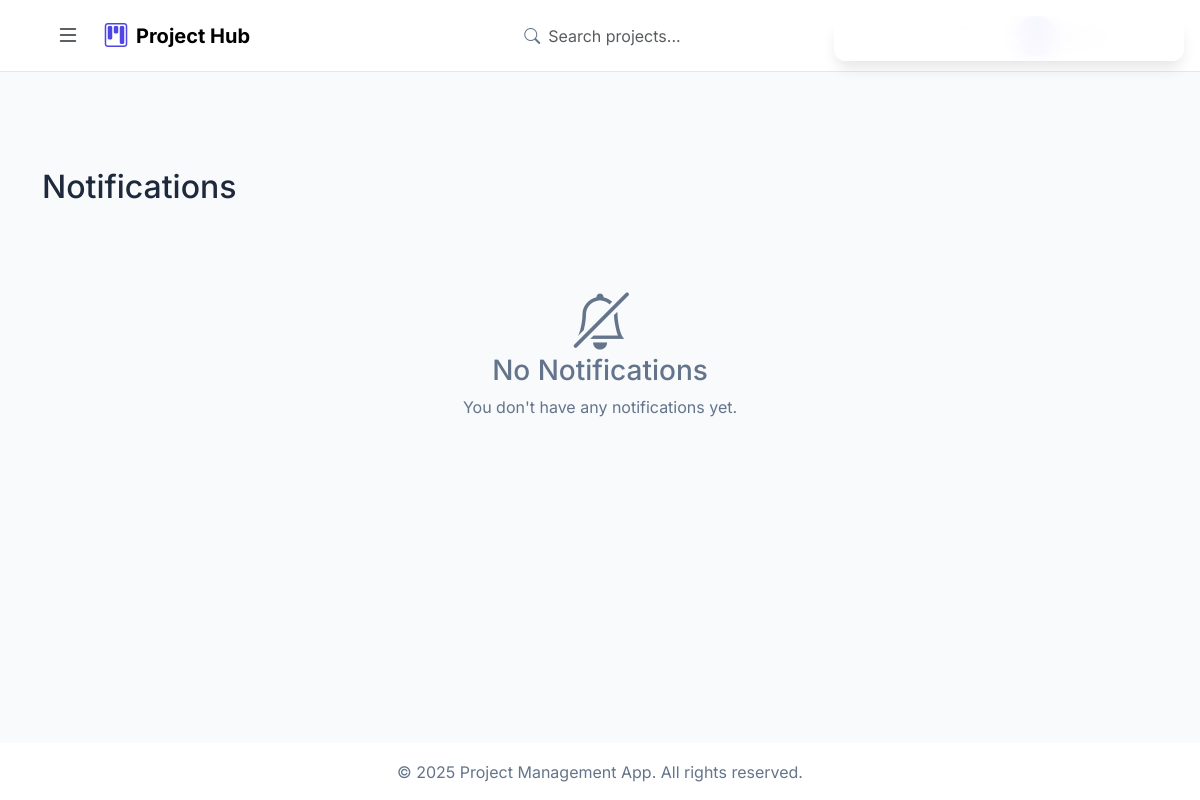
Page /notifications/ (signed in) on the earlier database version.
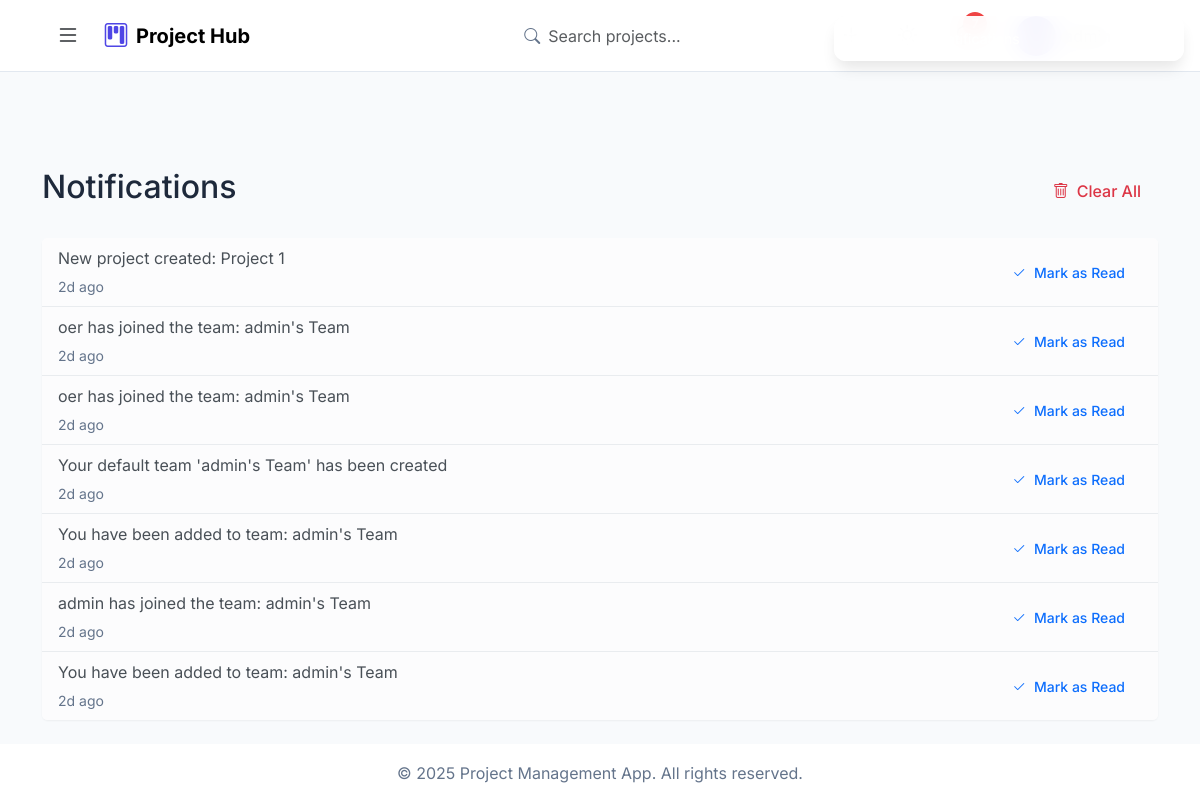
Same page on the later database version.
### projects/models.py (models this page shows, shortened)
class Notification(models.Model):
    NOTIFICATION_TYPES = [
        ('info', 'Information'),
        ('success', 'Success'),
        ('warning', 'Warning'),
        ('error', 'Error')
    ]
    ACTION_TYPES = [
        ('task_assigned', 'Task Assigned'),
        ('task_status_changed', 'Task Status Changed'),
        ('task_completed', 'Task Completed'),
        ('project_created', 'Project Created'),
        ('project_updated', 'Project Updated'),
        ('project_completed', 'Project Completed'),
        ('team_joined', 'Team Joined'),
        ('team_left', 'Team Left'),
        ('deadline_approaching', 'Deadline Approaching'),
        ('mention', 'Mention'),
        ('other', 'Other')
    ]
    user = models.ForeignKey(User, on_delete=models.CASCADE, related_name='notifications')
    message = models.TextField()
    notification_type = models.CharField(max_length=20, choices=NOTIFICATION_TYPES, default='info')
    action_type = models.CharField(max_length=50, choices=ACTION_TYPES, default='other')
    read = models.BooleanField(default=False)
    created_at = models.DateTimeField(auto_now_add=True)
    content_type = models.ForeignKey(ContentType, on_delete=models.CASCADE, null=True, blank=True)
    object_id = models.PositiveIntegerField(null=True, blank=True)
    content_object = GenericForeignKey('content_type', 'object_id')
    class Meta:
        ordering = ['-created_at']
        indexes = [
            models.Index(fields=['user', '-created_at']),
            models.Index(fields=['user', 'read']),
            models.Index(fields=['action_type']),
        ]

### projects/views.py (the view, shortened to what this page needs)
# urls.py: path('notifications/', views.notification_list, name='notifications'),
@login_required
def notification_list(request):
    notifications_queryset = (
        Notification.objects.filter(user=request.user)
        .select_related('user')
        .order_by('-created_at')
    )
    unread_count = notifications_queryset.filter(read=False).count()
    paginator = Paginator(notifications_queryset, 10)
    page = request.GET.get('page')
    notifications = paginator.get_page(page)
    return render(request, 'projects/notifications.html', {
        'notifications': notifications,
        'unread_count': unread_count
    })

### projects/authentication.py (called while the page is built)
    def get_user(self, user_id):
        try:
            return User.objects.get(pk=user_id)
        except User.DoesNotExist:
            return None

### projects/context_processors.py (called while the page is built)
def notification_context(request):
    if request.user.is_authenticated:
        notifications = (request.user.notifications
                       .select_related('content_type')
                       .order_by('-created_at')[:5])
        return {
            'notifications': notifications,
            'unread_notifications_count': request.user.notifications.filter(read=False).count()
        }
    return {
        'notifications': [],
        'unread_notifications_count': 0
    }

### projects/models.py (called while the page is built)
    def get_full_name(self):
        return f"{self.first_name} {self.last_name}".strip() or self.username

### projects/templatetags/custom_filters.py (called while the page is built)
@register.filter
def time_since(value):
    if not value:
        return 'Never'
    try:
        now = timezone.now()
        if isinstance(value, str):
            value = datetime.fromisoformat(value.replace('Z', '+00:00'))
        diff = now - value
        if diff.days > 365:
            years = diff.days // 365
            return f'{years}y ago'
        elif diff.days > 30:
            months = diff.days // 30
            return f'{months}mo ago'
        elif diff.days > 0:
            return f'{diff.days}d ago'
        elif diff.seconds > 3600:
            hours = diff.seconds // 3600
            return f'{hours}h ago'
        elif diff.seconds > 60:
            minutes = diff.seconds // 60
            return f'{minutes}m ago'
        else:
            return 'Just now'
    except Exception:
        return str(value)

### projects/utils/analytics.py (called while the page is built)
def calculate_completion_rate(user):
    try:
        total_tasks = Task.objects.filter(assigned_to=user).count()
        if not total_tasks:
            return 0
        completed_tasks = Task.objects.filter(
            assigned_to=user,
            status=TASK_STATUS_DONE
        ).count()
        return round((completed_tasks / total_tasks) * 100)
    except Exception as e:
        logger.error(f"Error calculating completion rate: {e}")
        return 0

### projects/templates/projects/notifications.html (shortened to what this page needs)
{% extends 'base.html' %}
{% load static %}
{% load custom_filters %}
{% block content %}
<div class="container py-4">
    <div class="row mb-4">
        <div class="col">
            <div class="d-flex justify-content-between align-items-center">
                <h2>Notifications</h2>
                {% if notifications %}
                <form action="{% url 'clear_notifications' %}" method="POST" class="d-inline">
                    <button type="submit" class="btn btn-outline-danger">
                        <i class="bi bi-trash"></i> Clear All
                    </button>
                </form>
                {% endif %}
            </div>
        </div>
    </div>
    {% if notifications %}
    <div class="card border-0 shadow-sm">
        <div class="list-group list-group-flush">
            {% for notification in notifications %}
            <div class="list-group-item {% if not notification.read %}list-group-item-light{% endif %}">
                <div class="d-flex justify-content-between align-items-center">
                    <div>
                        <p class="mb-1">{{ notification.message }}</p>
                        <small class="text-muted">{{ notification.created_at|time_since }}</small>
                    </div>
                    {% if not notification.read %}
                    <form action="{% url 'mark_notification_as_read' notification.id %}" method="POST" class="d-inline">
                        <button type="submit" class="btn btn-sm btn-outline-primary">
                            <i class="bi bi-check2"></i> Mark as Read
                        </button>
                    </form>
                    {% endif %}
                </div>
            </div>
            {% endfor %}
        </div>
    </div>
    {% else %}
    <div class="text-center py-5">
        <i class="bi bi-bell-slash display-4 text-muted mb-3"></i>
        <h3 class="text-muted">No Notifications</h3>
        <p class="text-muted">You don't have any notifications yet.</p>
    </div>
    {% endif %}
</div>
{% endblock %}

### projects/templates/base.html (shortened to what this page needs)
<!DOCTYPE html>
<html lang="en" data-theme="light">
<head>
    {% load static %}
    <link href="https://cdn.jsdelivr.net/npm/bootstrap@5.3.0/dist/css/bootstrap.min.css" rel="stylesheet">
    <link href="https://cdn.jsdelivr.net/npm/bootstrap-icons/font/bootstrap-icons.css" rel="stylesheet">
    <link rel="stylesheet" href="{% static 'css/base.css' %}">
</head>
<body class="d-flex flex-column min-vh-100" data-bs-theme="light">
    <div class="toast-container position-fixed top-0 end-0 p-3"></div>
    <header class="navbar glass-nav fixed-top border-bottom">
        <div class="container-fluid px-4">
            <div class="d-flex align-items-center gap-3">
                <button type="button" id="sidebarToggle"
                    class="btn btn-icon rounded-circle p-2 hover-translate"
                    aria-label="Toggle Sidebar"
                    aria-expanded="false"
                    aria-controls="sidebar"
                    aria-haspopup="true">
                <i class="bi bi-list fs-4" aria-hidden="true"></i>
            </button>
                <a class="navbar-brand d-flex align-items-center gap-2 hover-translate" href="{% url 'homepage' %}">
                    <i class="bi bi-kanban fs-4 text-primary"></i>
                    <span class="fw-bold">Project Hub</span>
                </a>
            </div>
            <div class="d-flex align-items-center gap-4">
                <div class="search-wrapper d-none d-md-flex align-items-center glass-card px-3 py-2 position-relative">
                    <i class="bi bi-search text-muted search-icon" aria-hidden="true"></i>
                        <input type="search"
                            class="form-control border-0 bg-transparent shadow-none ms-2 search-input"
                            placeholder="Search projects..."
                            aria-label="Search projects"
                            data-search-url="{% url 'api_search' %}"
                            autocomplete="off">
                </div>
                <div class="d-flex align-items-center gap-3">
                    <div class="dropdown">
                        <button class="btn btn-icon rounded-circle p-2 hover-translate"
                                data-bs-toggle="dropdown" aria-expanded="false" aria-label="Quick actions">
                        </button>
                    </div>
                    <button id="themeToggle" class="btn btn-icon rounded-circle p-2 hover-translate"
                            aria-label="Toggle theme">
                    </button>
                    <div class="dropdown">
                        <button class="btn btn-icon rounded-circle p-2 hover-translate position-relative"
                                id="notificationDropdown"
                                data-bs-toggle="dropdown"
                                aria-expanded="false"
                                aria-label="Notifications">
                            {% if unread_notifications_count > 0 %}
                                <span class="notification-badge" aria-label="{{ unread_notifications_count }} unread notifications">
                                </span>
                            {% endif %}
                        </button>
                    </div>
                    <div class="dropdown">
                        <button class="btn d-flex align-items-center gap-2 hover-translate"
                                data-bs-toggle="dropdown" aria-expanded="false" aria-label="User menu">
                                <div class="user-avatar rounded-circle overflow-hidden" style="width: 40px; height: 40px;" id="navbarAvatar">
                                    {% if user.profile.profile_picture %}
                                        <img src="{{ user.profile.profile_picture.url }}" alt="Profile"
                                             class="w-100 h-100 object-fit-cover">
                                    {% else %}
                                        <div class="avatar-placeholder d-flex align-items-center justify-content-center h-100 bg-primary bg-opacity-10 text-primary">
                                        </div>
                                    {% endif %}
                                </div>
                            <span class="d-none d-md-block fw-medium">{{ user.username }}</span>
                        </button>
                    </div>
                </div>
            </div>
        </div>
    </header>
    <main id="main-content" class="flex-grow-1 pt-5 mt-4" role="main">
        <div class="container-fluid px-4">
            {% block content %}{% endblock %}
        </div>
    </main>
    <footer class="footer mt-auto py-3 glass-footer">
        <div class="container text-center">
            <span class="text-muted">&copy; {% now "Y" %} Project Management App. All rights reserved.</span>
        </div>
    </footer>
</body>
</html>

Differences in the rows shown:
added Notification: message "New project created: Project 1", created_at "2d ago", read False (drawn)
added Notification: message "oer has joined the team: admin's Team", created_at "2d ago", read False (drawn)
added Notification: message "oer has joined the team: admin's Team", created_at "2d ago", read False (drawn)
added Notification: message "Your default team 'admin's Team' has been created", created_at "2d ago", read False (drawn)
added Notification: message "You have been added to team: admin's Team", created_at "2d ago", read False (drawn)
now on this page (row edited): Notification: message "admin has joined the team: admin's Team", created_at "2d ago", read False (drawn)
added Notification: message "You have been added to team: admin's Team", created_at "2d ago", read False (drawn)
Other differences:
text no longer shown: "No Notifications You don't have any notifications yet."
text now shown: "Clear All"
